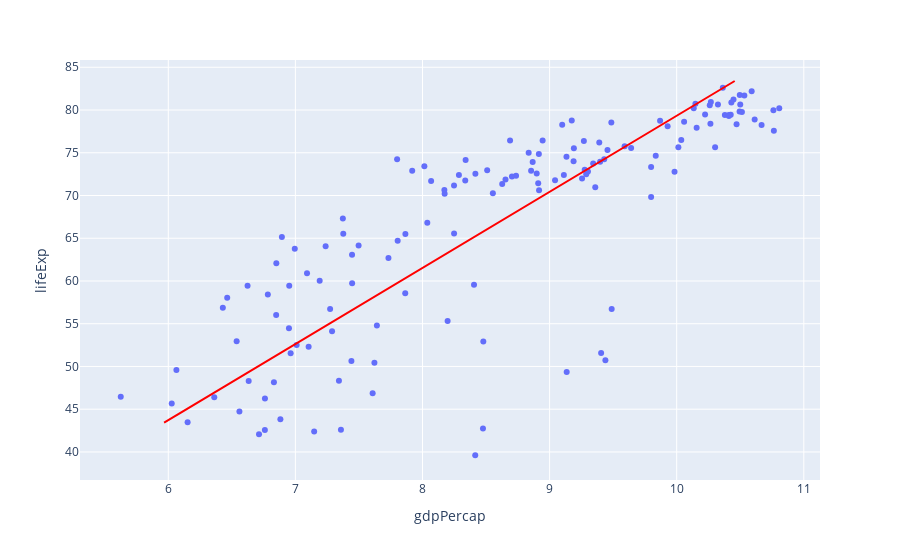

Write notebook code for a chart like this one.
### Code cell
import statsmodels.api as sm

fig.add_traces(
    px.line(sm.PCA(df).project(ncomp=1), x="gdpPercap", y="lifeExp").update_traces(line_color="red").data
)

### Figure 1 — Plotly figure (JSON) as saved in the notebook; plotly's stock layout.template omitted (floating-point values rounded to 4 significant figures; data arrays with more than 128 entries replaced by an {"elided": "..."} marker saying what was removed)
{"data": [{"hovertemplate": "gdpPercap=%{x}<br>lifeExp=%{y}<extra></extra>", "legendgroup": "", "marker": {"color": "#636efa", "symbol": "circle"}, "mode": "markers", "name": "", "orientation": "v", "showlegend": false, "type": "scatter", "x": {"elided": "142 float values"}, "xaxis": "x", "y": {"elided": "142 float values"}, "yaxis": "y"}, {"hovertemplate": "gdpPercap=%{x}<br>lifeExp=%{y}<extra></extra>", "legendgroup": "", "line": {"color": "red", "dash": "solid"}, "marker": {"symbol": "circle"}, "mode": "lines", "name": "", "orientation": "v", "showlegend": false, "type": "scatter", "x": {"elided": "142 float values"}, "xaxis": "x", "y": {"elided": "142 float values"}, "yaxis": "y"}], "layout": {"autosize": true, "legend": {"tracegroupgap": 0}, "margin": {"t": 60}, "xaxis": {"anchor": "y", "autorange": true, "domain": [0, 1], "range": [5.32, 11.11], "title": {"text": "gdpPercap"}, "type": "linear"}, "yaxis": {"anchor": "x", "autorange": true, "domain": [0, 1], "range": [36.28, 85.93], "title": {"text": "lifeExp"}, "type": "linear"}}}
